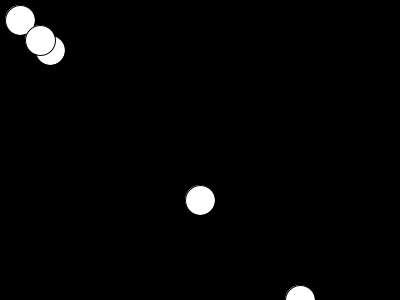
Frame 1 (no input)
Frame 60 (the mouse pressed at the canvas centre just before this capture): identical to frame 1, image omitted
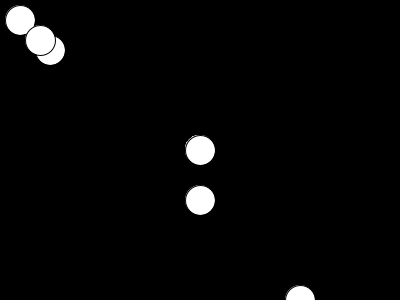
Frame 120 (the mouse held since frame 60 and released just before this capture)

The Processing sketch that drew these frames (run headless with seeded random() and noise(); from frame 60 on, the mouse is pressed at the canvas centre):

// Processing sketch: exercise_33_1
// ── exercise_33_1.pde
//create an array that stores y values
//use those y values inside draw to set the position of
//a series of shapes :)

int [] yArray = {20,50,40,200,300};
int[] xArray = {20,50,40,200,300};

void setup() {
  size (400,300);  
  frameRate(6);

}

void draw () {
  background(0);
  for (int a = 0; a < yArray.length; a++) {
  ellipse(xArray[a],yArray[a],30,30);
  }
  
  if(mousePressed == true){
    xArray = append(xArray,mouseX);
    yArray = append(yArray,mouseY);
  }
}
